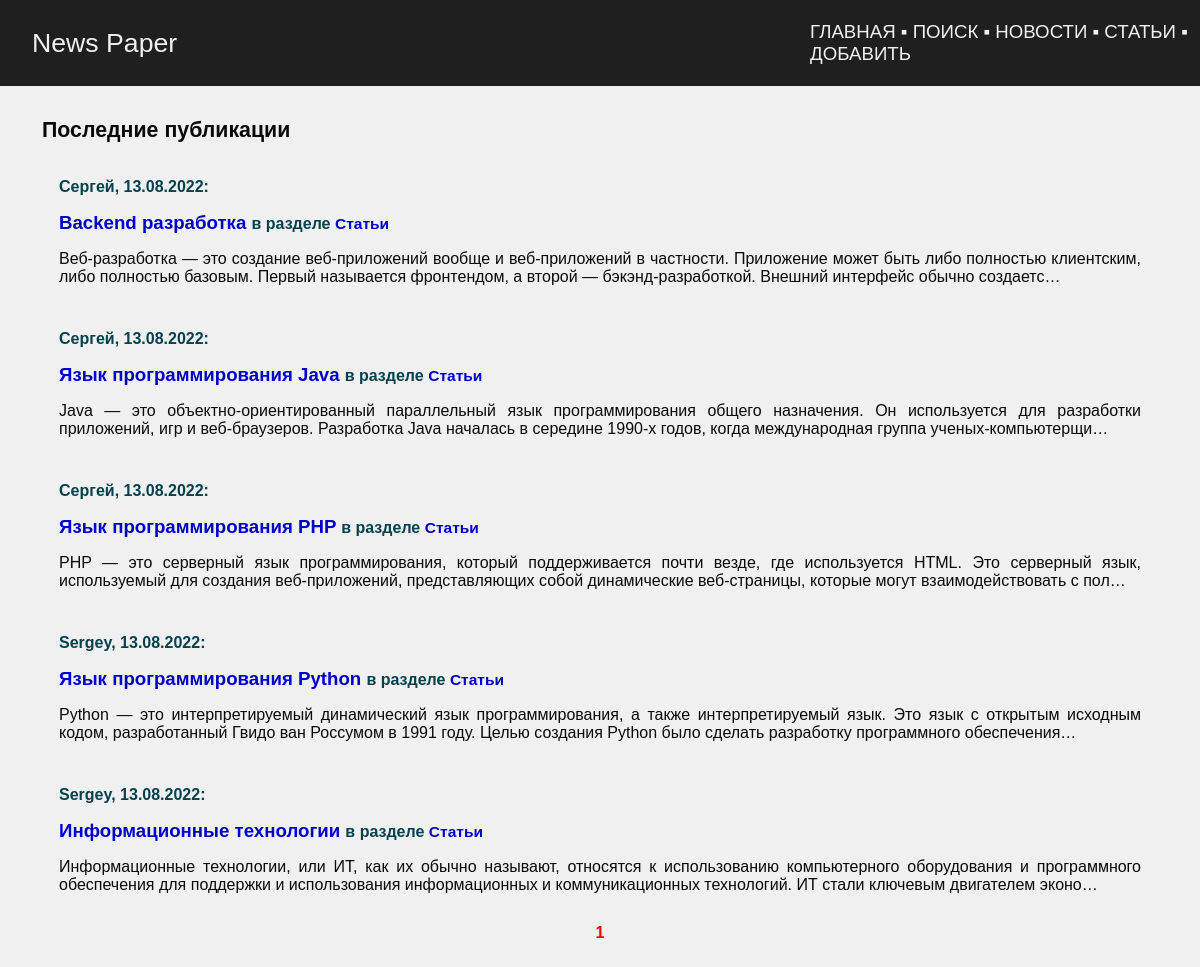
The app's page /, older data.
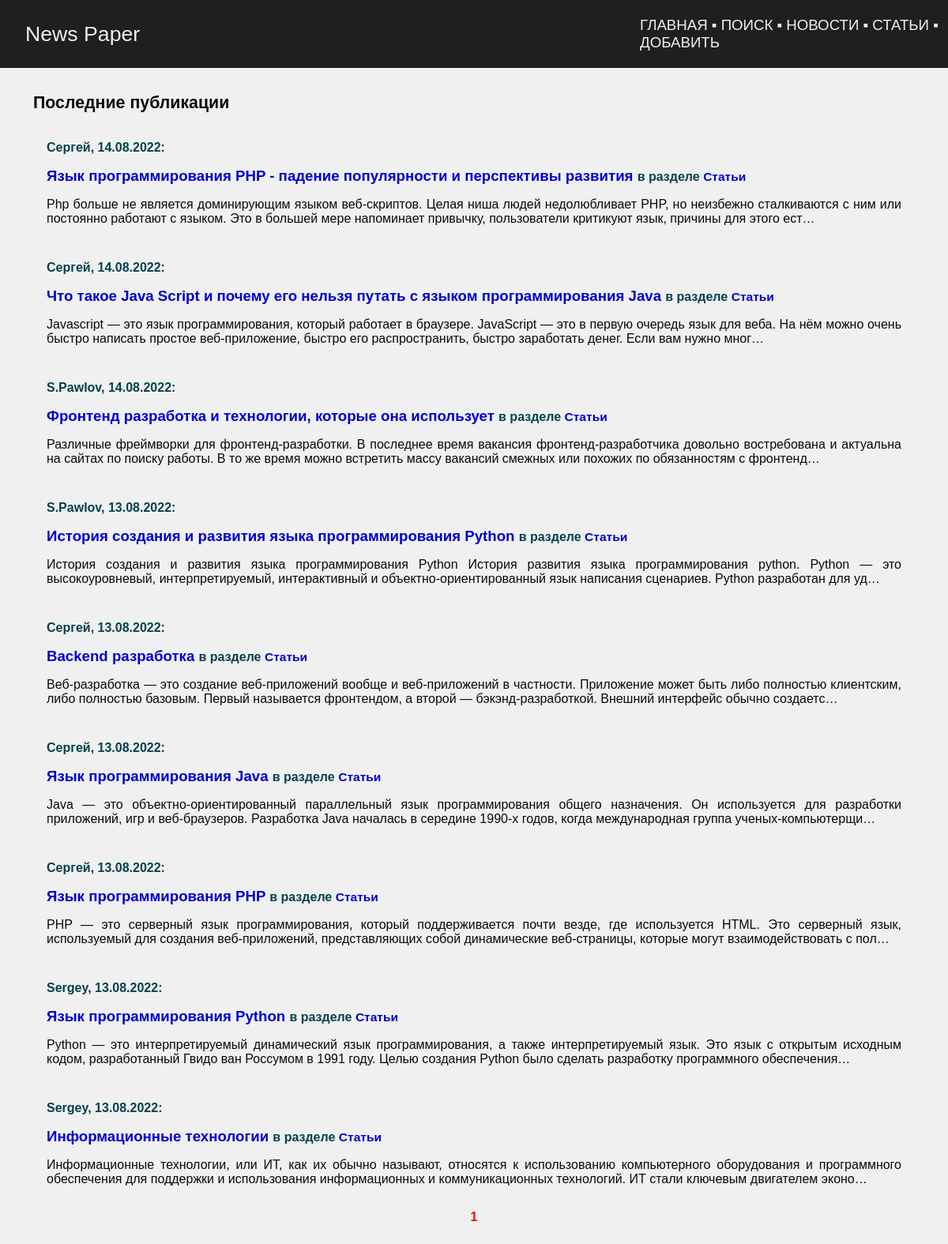
The same page, newer data.
### news/models.py (models this page shows, shortened)
class Post(models.Model):
    author_post = models.ForeignKey(
        Author, on_delete=models.CASCADE, verbose_name='Автор',
    )
    ARTICLE = 'ART'
    NEWS = 'NWS'
    CHOICE_CAT = [
        (ARTICLE, 'Статья'),
        (NEWS, 'Новость'),
    ]
    type_cat = models.CharField(
        max_length=3, choices=CHOICE_CAT, default=ARTICLE,
        verbose_name='Тип контента',
    )
    date_pub = models.DateTimeField(
        auto_now_add=True, verbose_name='Дата публикации',
    )
    post_cat = models.ManyToManyField(
        Category, through='PostCategory', verbose_name='Категория',
    )
    name = models.CharField(
        max_length=128, verbose_name='Название',
    )
    content = models.TextField(
        verbose_name='Контент',
    )
    content_rate = models.SmallIntegerField(
        default=0,
        verbose_name='Рейтинг',
    )
    class Meta:
        verbose_name = 'Пост'
        verbose_name_plural = 'Посты'

class Author(models.Model):
    author_user = models.OneToOneField(
        User,
        on_delete=models.CASCADE,
    )
    author_rate = models.SmallIntegerField(
        default=0,
    )
    def __str__(self):
        return self.author_user.username
    class Meta:
        verbose_name = 'Автор'
        verbose_name_plural = 'Авторы'

### news/views.py (the view)
# urls.py: path('', IndexView.as_view(), name='index'),
class IndexView(ListView):
    model = Post
    ordering = '-date_pub'
    template_name = 'posts.html'
    context_object_name = 'posts'
    paginate_by = 10

### news/templatetags/censor.py (called while the page is built)
@register.filter()
def censor(in_text):
    censured_text = in_text
    with open('static/json/bad_words.json', 'r') as censor_file:
        bad_text = json.load(censor_file)
    for word in censured_text.split():
        if word.lower() in bad_text:
            censured_text = censured_text.replace(
                word,
                f'{word[0]}{"*" * (len(word) - 1)}'
            )
    return censured_text

@register.filter()
def liter(in_word):
    return f'{in_word[:-1]}и'

### templates/posts.html (shortened to what this page needs)
{% extends 'default.html' %}
{% load censor %}
{% load news_tags %}
{% block content %}
<table class="news">
    <tr>
        <th>
            Последние публикации
        </th>
    </tr>
    <tr>
        <td>
            <table>
            {% for post in posts %}
            <tr>
                <td>
                    <p class="metanews">
                        {{ post.author_post }}, {{ post.date_pub|date:'d.m.Y' }}:
                    </p>
                    <a class="news_title" href="{% url 'news:detail' post.id %}">
                        {{ post.name|censor }}
                    </a>
                    <span class="metanews">
                        в разделе
                    </span>
                    {% if post.type_cat == 'NWS' %}
                        <a class="news_title" href="{% url 'news:news' %}">
                            <span style="font-size: smaller">{{ post.get_type_cat_display|liter }}</span>
                        </a>
                    {% elif post.type_cat == 'ART' %}
                        <a class="news_title" href="{% url 'news:articles' %}">
                            <span style="font-size: smaller">{{ post.get_type_cat_display|liter }}</span>
                        </a>
                    {% else %}
                        <a class="news_title" href="#">
                            #
                        </a>
                    {% endif %}
                    <br>
                    <p>{{ post.content|censor|truncatechars:250|safe }}</p>
                </td>
            </tr>
            {% endfor %}
            </table>
        </td>
    </tr>
</table>
<div class="pagination">
    <span class="current">&nbsp;{{ page_obj.number }}&nbsp;</span>
</div>
{% endblock content %}

### templates/default.html (shortened to what this page needs)
<!DOCTYPE html>
<html lang="ru">
    <head>
        {% load static %}
        <link href="{% static 'css/styles.css' %}" rel="stylesheet" />
    </head>
    <body>
        <table class="navbar">
            <tr>
                <td style="width: 65%">
                    <a href="{% url 'news:index' %}">News Paper</a>
                </td>
                <td style="width: 35%; font-size: 14pt; font-weight: bolder">
                    <a href="{% url 'news:index' %}">ГЛАВНАЯ</a>
                    &blacksquare;
                    <a href="{% url 'news:search' %}">ПОИСК</a>
                    &blacksquare;
                    <a href="{% url 'news:news' %}">НОВОСТИ</a>
                    &blacksquare;
                    <a href="{% url 'news:articles' %}">СТАТЬИ</a>
                    &blacksquare;
                    <a href="{% url 'news:create' %}">ДОБАВИТЬ</a>
                </td>
            </tr>
        </table>
        <div class="container">
            <div class="text-center mt-5">
                {% block content %}{% endblock content %}
            </div>
        </div>
    </body>
</html>

### static/css/styles.css (style rules this page uses)
body { margin: 0; background-color: #f0f0f0; font-family: Calibri, Arial, Helvetica, sans-serif; }
table.navbar { width: 100%; font-family: Calibri, Helvetica, sans-serif; font-size: 20pt; background-color: #1f1f1f; }
table.navbar td { color: #f0f0f0; height: 80px; padding-left: 30px; vertical-align: center; }
table.navbar a:link { color: #f0f0f0; font-weight: lighter; text-decoration: none; }
div.container { color: #0a0a0a; padding: 25px; }
a.news_title:link { color: mediumblue; font-size: 14pt; font-weight: bolder; text-decoration: none; }
table.news { width: 100%; font-size: 12pt; }
table.news th { padding: 5px 15px; text-align: left; font-weight: bolder; font-size: 16pt; }
table.news td { padding: 5px 15px; vertical-align: top; text-align: justify; }
table.news td a:link { text-decoration: none; color: mediumblue; font-weight: bolder; }
.metanews { font-size: 12pt; font-weight: bolder; color: #04414d }
div.pagination { font-size: 12pt; color: black; text-align: center; font-weight: bolder; }
.current { color: red; }

Row changes from the older to the newer data that the page shows:
added Post: author_post "Сергей", date_pub "14.08.2022", name|censor "Язык программирования PHP - падение популярности и перспективы развития", type_cat|liter "Статьи", content|censor "Php больше не является доминирующим языком веб-скриптов. Целая ниша людей недолюбливает PHP, но неизбежно сталкиваются с ним или постоянно работают с языком. Это в большей мере напоминает привычку, пользователи критикуют язык, причины для этого ест…"
added Post: author_post "Сергей", date_pub "14.08.2022", name|censor "Что такое Java Script и почему его нельзя путать с языком программирования Java", type_cat|liter "Статьи", content|censor "Javascript — это язык программирования, который работает в браузере. JavaScript — это в первую очередь язык для веба. На нём можно очень быстро написать простое веб-приложение, быстро его распространить, быстро заработать денег. Если вам нужно мног…"
added Post: author_post "S.Pawlov", date_pub "14.08.2022", name|censor "Фронтенд разработка и технологии, которые она использует", type_cat|liter "Статьи", content|censor "Различные фреймворки для фронтенд-разработки. В последнее время вакансия фронтенд-разработчика довольно востребована и актуальна на сайтах по поиску работы. В то же время можно встретить массу вакансий смежных или похожих по обязанностям с фронтенд…"
added Post: author_post "S.Pawlov", date_pub "13.08.2022", name|censor "История создания и развития языка программирования Python", type_cat|liter "Статьи", content|censor "История создания и развития языка программирования Python История развития языка программирования python. Python — это высокоуровневый, интерпретируемый, интерактивный и объектно-ориентированный язык написания сценариев. Python разработан для уд…"
